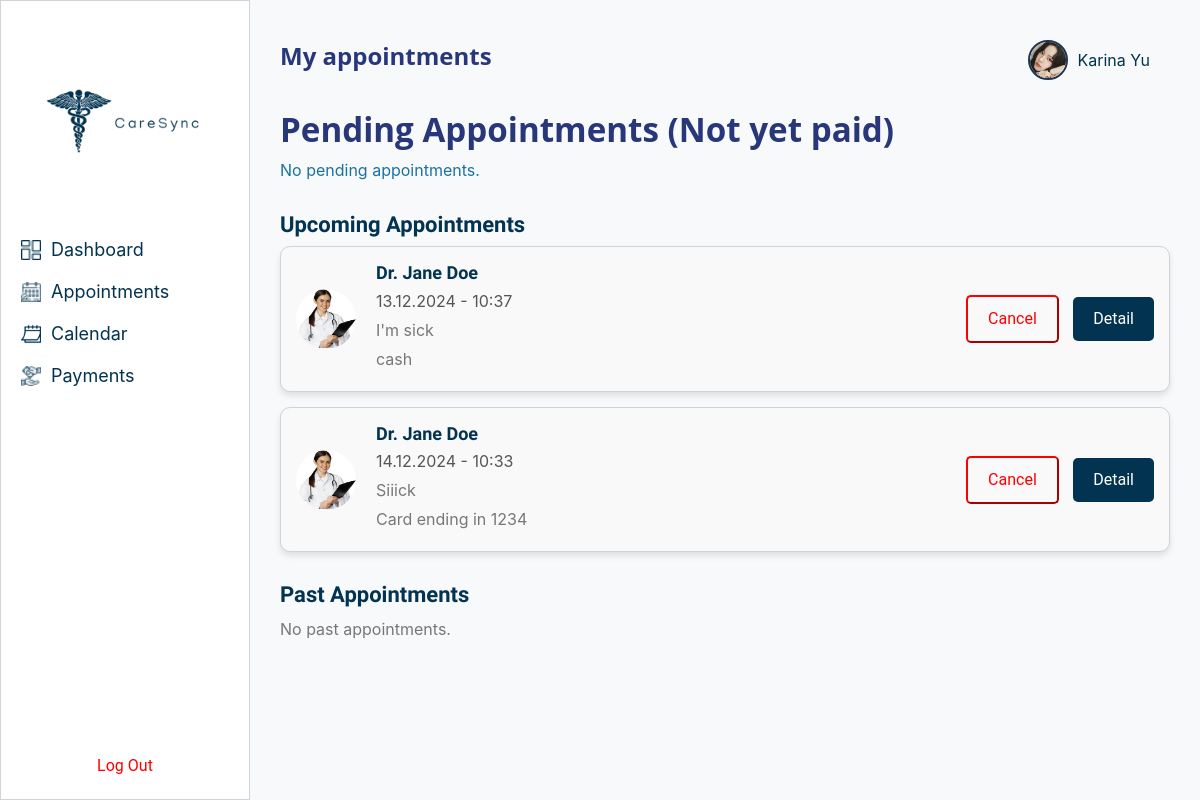
The app's page /appointment-history/ (signed in), older data.
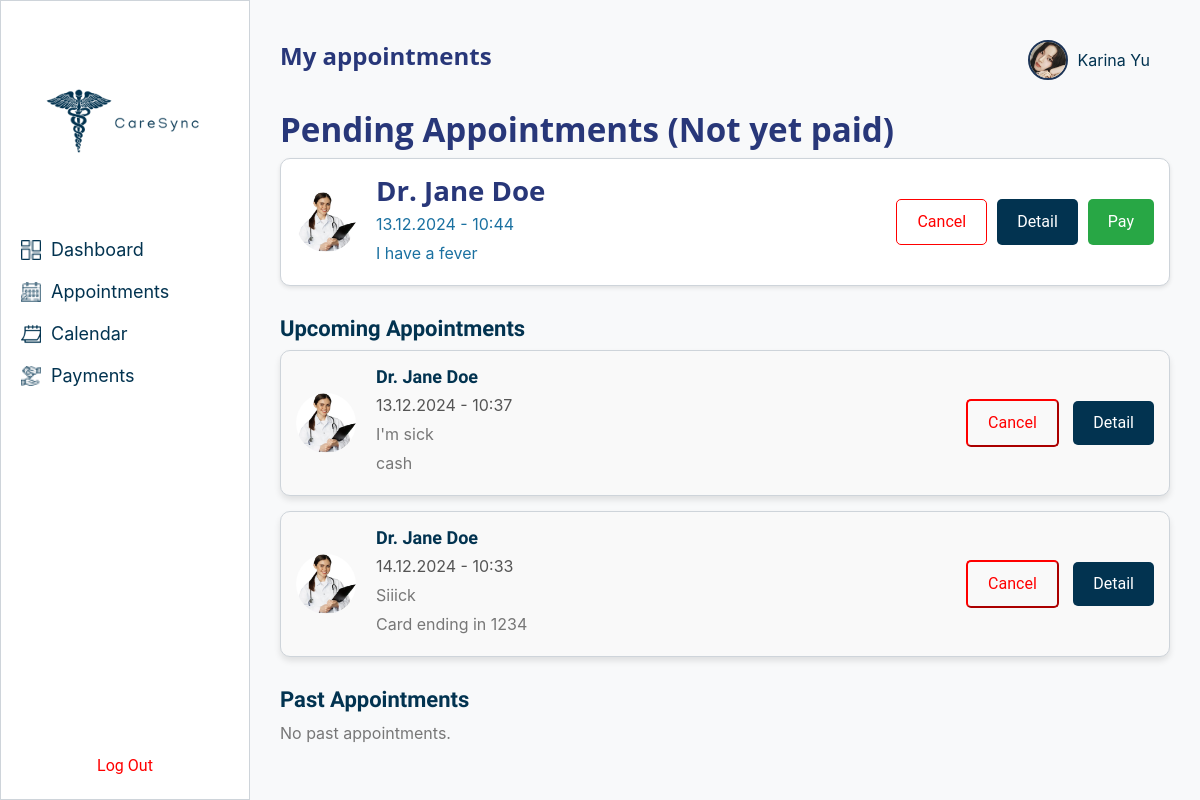
The same page, newer data.
### patients/models.py (models this page shows, shortened)
class User(AbstractUser):
    email = models.EmailField(unique=True)
    profile_picture = models.ImageField(upload_to='profile_pictures/', blank=True, null=True)

### appointments/models.py (models this page shows, shortened)
class Appointment(models.Model):
    STATUS_CHOICES = [
        ('pending', 'Pending'),
        ('upcoming', 'Upcoming'),
        ('past', 'Past'),
    ]
    id = models.AutoField(primary_key=True)
    doctor = models.ForeignKey(
        'admin_dashboard.Doctor',
        on_delete=models.CASCADE,
        related_name='appointments'
    )
    patient = models.ForeignKey(settings.AUTH_USER_MODEL, on_delete=models.CASCADE, related_name='appointments')
    appointment_date = models.DateTimeField()
    reason = models.TextField()
    status = models.CharField(
        max_length=10,
        choices=STATUS_CHOICES,
        default='pending',
    )
    payment_method = models.CharField(
        max_length=50,
        choices=[
            ('none', 'None'),
            ('cash', 'Cash'),
            ('credit_card', 'Credit Card'),
        ],
        default='none',
    )
    created_at = models.DateTimeField(auto_now_add=True)
    updated_at = models.DateTimeField(auto_now=True)
    class Meta:
        indexes = [
            models.Index(fields=["appointment_date"]),
            models.Index(fields=["status"]),
            models.Index(fields=["doctor", "patient"]),
        ]

### admin_dashboard/models.py (models this page shows, shortened)
class Doctor(models.Model):
    doctor_id = models.AutoField(primary_key=True)
    name = models.CharField(max_length=255)
    specialty = models.CharField(max_length=255)
    department = models.ForeignKey(Department, on_delete=models.CASCADE)
    picture = models.ImageField(upload_to='doctors', blank=True, null=True)

### appointments/views.py (the view)
# urls.py: path('appointment-history/', views.appointment_history, name='appointment_history'),
@login_required
def appointment_history(request):
    pending_appointments = Appointment.objects.filter(
        patient=request.user, status='pending'
    ).order_by('appointment_date')
    upcoming_appointments = Appointment.objects.filter(
        patient=request.user, status='upcoming', appointment_date__gte=now()
    ).order_by('appointment_date')
    past_appointments = Appointment.objects.filter(
        patient=request.user, appointment_date__lt=now()
    ).exclude(status='pending').order_by('-appointment_date')
    return render(request, 'appointments/appointment_history.html', {
        'pending_appointments': pending_appointments,
        'upcoming_appointments': upcoming_appointments,
        'past_appointments': past_appointments,
    })

### appointments/templates/appointments/appointment_history.html (shortened to what this page needs)
<!DOCTYPE html>
<html lang="en">
<head>
    {% load static %}
    <link rel="stylesheet" href="{% static 'css/theme.css' %}">
</head>
<body style="display: flex; margin: 0; padding: 0; height: 100vh;">
    <div style="width: 250px; background-color: white; padding: 20px; display: flex; flex-direction: column; justify-content: space-between; border: 1px solid #CED4DA; height: 100vh;">
        <div style="text-align: center;">
            <img src="{% static 'img/gallery/logo.png' %}" alt="CareSync Logo" style="width: 200px; height: auto;">
        </div>
        <ul style="list-style: none; padding: 0; margin: 0;">
            <li style="margin: 15px 0; display: flex; align-items: center;">
                <img src="{% static 'img/gallery/dashboard.png' %}" alt="Dashboard Icon" style="width: 20px; height: 20px; margin-right: 10px;">
                <a href="{% url 'dashboard' %}" style="text-decoration: none; color: #023350; font-size: 18px;">Dashboard</a>
            </li>
            <li style="margin: 15px 0; display: flex; align-items: center;">
                <img src="{% static 'img/gallery/appointment-icon.png' %}" alt="Appointments Icon" style="width: 20px; height: 20px; margin-right: 10px;">
                <a href="{% url 'appointments:appointment_history' %}" style="text-decoration: none; color: #023350; font-size: 18px;">Appointments</a>
            </li>
            <li style="margin: 15px 0; display: flex; align-items: center;">
                <img src="{% static 'img/gallery/calendar-icon.png' %}" alt="Calendar Icon" style="width: 20px; height: 20px; margin-right: 10px;">
                <a href="{% url 'appointments:calendar' %}" style="text-decoration: none; color: #023350; font-size: 18px;">Calendar</a>
            </li>
            <li style="margin: 15px 0; display: flex; align-items: center;">
                <img src="{% static 'img/gallery/payment-method.png' %}" alt="Payments Icon" style="width: 20px; height: 20px; margin-right: 10px;">
                <a href="{% url 'appointments:credit_card' %}" style="text-decoration: none; color: #023350; font-size: 18px;">Payments</a>
            </li>
        </ul>
        <div style="text-align: center; margin-top: auto;">
            <form method="POST" action="{% url 'logout' %}">
                <button type="submit" style="color: red; background: none; border: none; cursor: pointer;">Log Out</button>
            </form>
        </div>
    </div>
        <div class="main-content">
            <div class="header">
                <h1>My appointments</h1>
                <div class="dashboard-header">
                    <a href="{% url 'profile' %}" class="profile-link">
                        {% if user.profile_picture %}
                            <img src="{{ user.profile_picture.url }}" alt="Profile Icon">
                        {% else %}
                            <img src="{% static 'img/gallery/person_logo.png' %}" alt="Default Profile Icon">
                        {% endif %}
                        {{ user.first_name }} {{ user.last_name }}
                    </a>
                </div>
            </div>
            <h2>Pending Appointments (Not yet paid)</h2>
            {% for appointment in pending_appointments %}
                <div class="appointment-card">
                    <img src="{{ appointment.doctor.picture.url }}" alt="{{ appointment.doctor.name }}">
                    <div style="flex: 1;">
                        <h3>{{ appointment.doctor.name }}</h3>
                        <p>{{ appointment.appointment_date|date:"d.m.Y - H:i" }}</p>
                        <p>{{ appointment.reason }}</p>
                    </div>
                    <div class="actions">
                        <button class="btn-cancel">Cancel</button>
                        <button class="btn-detail">Detail</button>
                        <button class="btn-pay" onclick="handlePayment('{{ appointment.id }}')">Pay</button>
                    </div>
                </div>
            {% empty %}
                <p>No pending appointments.</p>
            {% endfor %}
            <h2 style="margin-top: 30px; font-family: 'Manjari', sans-serif; font-size: 22px; color: #023350;">Upcoming Appointments</h2>
            {% if upcoming_appointments %}
                {% for appointment in upcoming_appointments %}
                    <div style="display: flex; align-items: center; padding: 15px; border: 1px solid #CED4DA; border-radius: 10px; margin-bottom: 15px; background-color: #f9f9f9; box-shadow: 0px 4px 6px rgba(0, 0, 0, 0.1);">
                        <img src="{{ appointment.doctor.picture.url }}" alt="{{ appointment.doctor.name }}" style="width: 60px; height: 60px; border-radius: 50%; margin-right: 20px;">
                        <div style="flex: 1;">
                            <h3 style="margin: 0; font-size: 18px; font-family: 'Manjari', sans-serif; color: #023350;">{{ appointment.doctor.name }}</h3>
                            <p style="margin: 5px 0; color: #555;">{{ appointment.appointment_date|date:"d.m.Y - H:i" }}</p>
                            <p style="margin: 5px 0; color: #777;">{{ appointment.reason }}</p>
                            <p style="margin: 5px 0; color: #777;">{{ appointment.payment_method }}</p>
                        </div>
                        <div>
                            <button style="padding: 10px 20px; border-color: red; color: red; background-color: transparent; cursor: pointer; border-radius: 5px; margin-right: 10px;">Cancel</button>
                            <button style="padding: 10px 20px; background-color: #023350; color: white; border: none; cursor: pointer; border-radius: 5px;">Detail</button>
                        </div>
                    </div>
                {% endfor %}
            {% else %}
                <p style="color: #777;">No upcoming appointments.</p>
            {% endif %}
            <h2 style="margin-top: 30px; font-family: 'Manjari', sans-serif; font-size: 22px; color: #023350;">Past Appointments</h2>
            {% if past_appointments %}
                {% for appointment in past_appointments %}
                    <div style="display: flex; align-items: center; padding: 15px; border: 1px solid #CED4DA; border-radius: 10px; margin-bottom: 15px; background-color: #f9f9f9; box-shadow: 0px 4px 6px rgba(0, 0, 0, 0.1);">
                        <img src="{{ appointment.doctor.profile_picture.url }}" alt="{{ appointment.doctor.name }}" style="width: 60px; height: 60px; border-radius: 50%; margin-right: 20px;">
                        <div style="flex: 1;">
                            <h3 style="margin: 0; font-size: 18px; font-family: 'Manjari', sans-serif; color: #023350;">{{ appointment.doctor.name }}</h3>
                            <p style="margin: 5px 0; color: #555;">{{ appointment.appointment_date|date:"d.m.Y - H:i" }}</p>
                            <p style="margin: 5px 0; color: #777;">{{ appointment.reason }}</p>
                        </div>
                    </div>
                {% endfor %}
            {% else %}
                <p style="color: #777;">No past appointments.</p>
            {% endif %}
        </div>
</body>
</html>

### appointments/templates/appointments/appointment_history.html (style rules this page uses)
body { font-family: 'Inter', sans-serif; background-color: #f8f9fa; margin: 0; padding: 0; }
.main-content { flex: 1; padding: 30px; }
.header { display: flex; justify-content: space-between; align-items: center; margin-bottom: 20px; }
.header h1 { font-size: 24px; font-weight: bold; }
.header a { padding: 10px 20px; color: #023350; text-decoration: none; border-radius: 5px; display: flex; align-items: center; }
.profile-link { display: flex; align-items: center; text-decoration: none; font-size: 16px; color: #343a40; padding: 8px 15px; border-radius: 5px; }
.profile-link img { margin-right: 10px; width: 40px; height: 40px; border-radius: 50%; object-fit: cover; border: 2px solid #1D3557; }
.appointment-card { display: flex; align-items: center; padding: 15px; border: 1px solid #CED4DA; border-radius: 10px; margin-bottom: 10px; background-color: #fff; box-shadow: 0 2px 4px rgba(0, 0, 0, 0.1); transition: transform 0.2s ease-in-out; }
.appointment-card img { width: 60px; height: 60px; border-radius: 50%; margin-right: 20px; }
.appointment-card h3 { margin: 0; }
.appointment-card p { margin: 5px 0; }
.appointment-card .actions { display: flex; gap: 10px; }
.appointment-card button { padding: 10px 20px; border-radius: 5px; cursor: pointer; }
.btn-cancel { border: 1px solid red; color: red; background: transparent; }
.btn-detail { background-color: #023350; color: white; border: none; }
.btn-pay { background-color: #28a745; color: white; border: none; padding: 10px 20px; border-radius: 5px; cursor: pointer; transition: background-color 0.2s ease-in-out; }

Row changes from the older to the newer data that the page shows:
added Appointment: doctor.picture (picture), doctor.name "Dr. Jane Doe", appointment_date "13.12.2024 - 10:44", reason "I have a fever", shown under "Pending Appointments (Not yet paid)"
Text that changed along with them:
text no longer shown: "No pending appointments."
